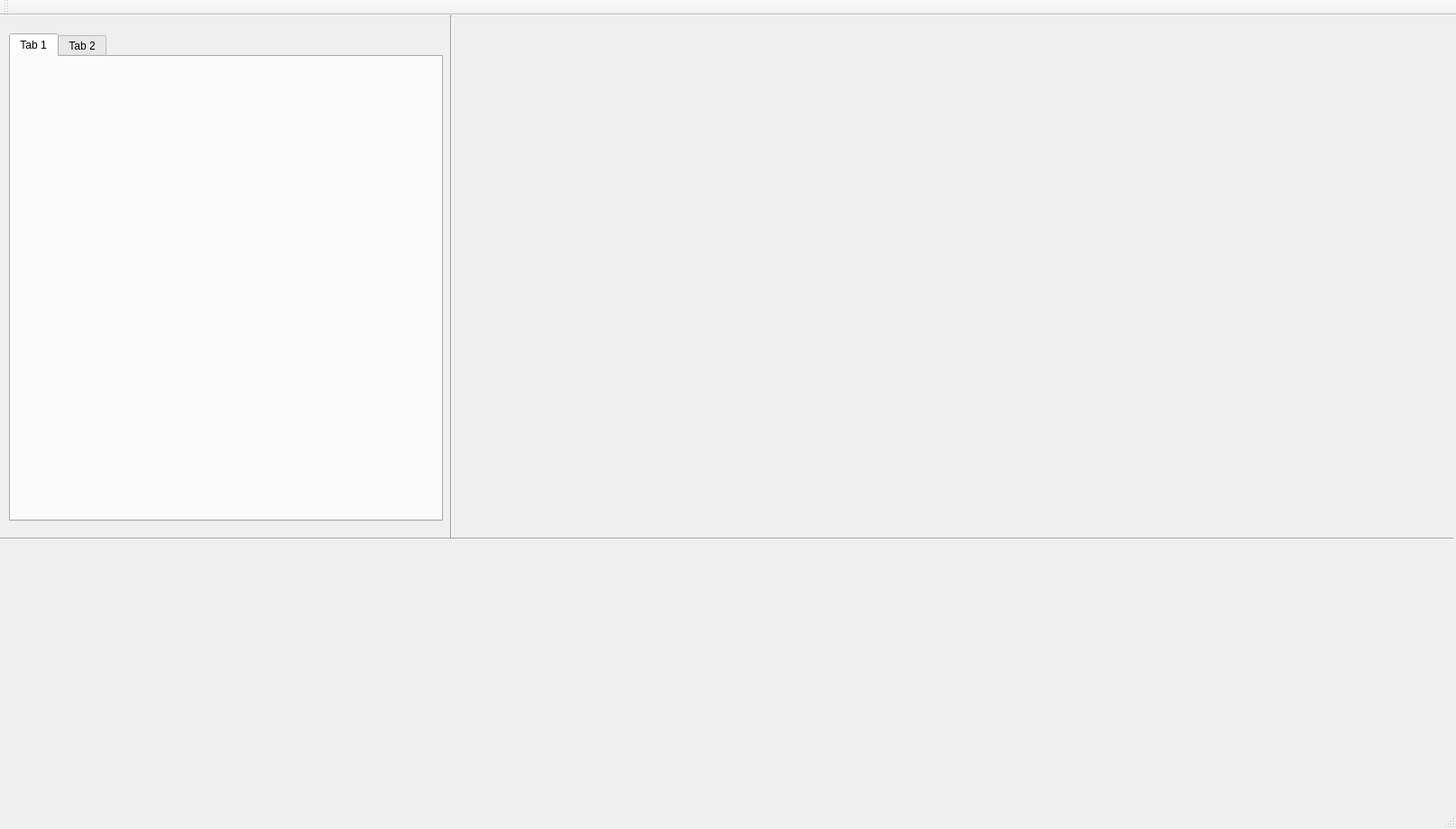
<?xml version="1.0" encoding="UTF-8"?>
<ui version="4.0">
 <class>vascuviewClass</class>
 <widget class="QMainWindow" name="vascuviewClass">
  <property name="geometry">
   <rect>
    <x>0</x>
    <y>0</y>
    <width>1614</width>
    <height>919</height>
   </rect>
  </property>
  <property name="windowTitle">
   <string>vascuview</string>
  </property>
  <widget class="QWidget" name="centralWidget">
   <widget class="QVTKWidget" name="qvtkWidget_x">
    <property name="geometry">
     <rect>
      <x>100</x>
      <y>600</y>
      <width>321</width>
      <height>241</height>
     </rect>
    </property>
   </widget>
   <widget class="QVTKWidget" name="qvtkWidget_y">
    <property name="geometry">
     <rect>
      <x>470</x>
      <y>600</y>
      <width>321</width>
      <height>241</height>
     </rect>
    </property>
   </widget>
   <widget class="QVTKWidget" name="qvtkWidget_z">
    <property name="geometry">
     <rect>
      <x>830</x>
      <y>600</y>
      <width>321</width>
      <height>241</height>
     </rect>
    </property>
   </widget>
   <widget class="QVTKWidget" name="qvtkWidget_any">
    <property name="geometry">
     <rect>
      <x>1210</x>
      <y>600</y>
      <width>321</width>
      <height>241</height>
     </rect>
    </property>
   </widget>
   <widget class="Line" name="line">
    <property name="geometry">
     <rect>
      <x>490</x>
      <y>0</y>
      <width>20</width>
      <height>581</height>
     </rect>
    </property>
    <property name="orientation">
     <enum>Qt::Vertical</enum>
    </property>
   </widget>
   <widget class="QTabWidget" name="tabWidget">
    <property name="geometry">
     <rect>
      <x>10</x>
      <y>20</y>
      <width>481</width>
      <height>541</height>
     </rect>
    </property>
    <property name="currentIndex">
     <number>0</number>
    </property>
    <widget class="QWidget" name="tab">
     <attribute name="title">
      <string>Tab 1</string>
     </attribute>
    </widget>
    <widget class="QWidget" name="tab_2">
     <attribute name="title">
      <string>Tab 2</string>
     </attribute>
    </widget>
   </widget>
   <widget class="Line" name="line_2">
    <property name="geometry">
     <rect>
      <x>0</x>
      <y>570</y>
      <width>1611</width>
      <height>20</height>
     </rect>
    </property>
    <property name="orientation">
     <enum>Qt::Horizontal</enum>
    </property>
   </widget>
   <widget class="QVTKWidget" name="qvtkWidget_master">
    <property name="geometry">
     <rect>
      <x>670</x>
      <y>0</y>
      <width>791</width>
      <height>571</height>
     </rect>
    </property>
   </widget>
  </widget>
  <widget class="QMenuBar" name="menuBar">
   <property name="geometry">
    <rect>
     <x>0</x>
     <y>0</y>
     <width>1614</width>
     <height>21</height>
    </rect>
   </property>
  </widget>
  <widget class="QToolBar" name="mainToolBar">
   <attribute name="toolBarArea">
    <enum>TopToolBarArea</enum>
   </attribute>
   <attribute name="toolBarBreak">
    <bool>true</bool>
   </attribute>
  </widget>
  <widget class="QStatusBar" name="statusBar"/>
 </widget>
 <layoutdefault spacing="6" margin="11"/>
 <customwidgets>
  <customwidget>
   <class>QVTKWidget</class>
   <extends>QWidget</extends>
   <header>QVTKWidget.h</header>
  </customwidget>
 </customwidgets>
 <resources>
  <include location="vascuview.qrc"/>
 </resources>
 <connections/>
</ui>
